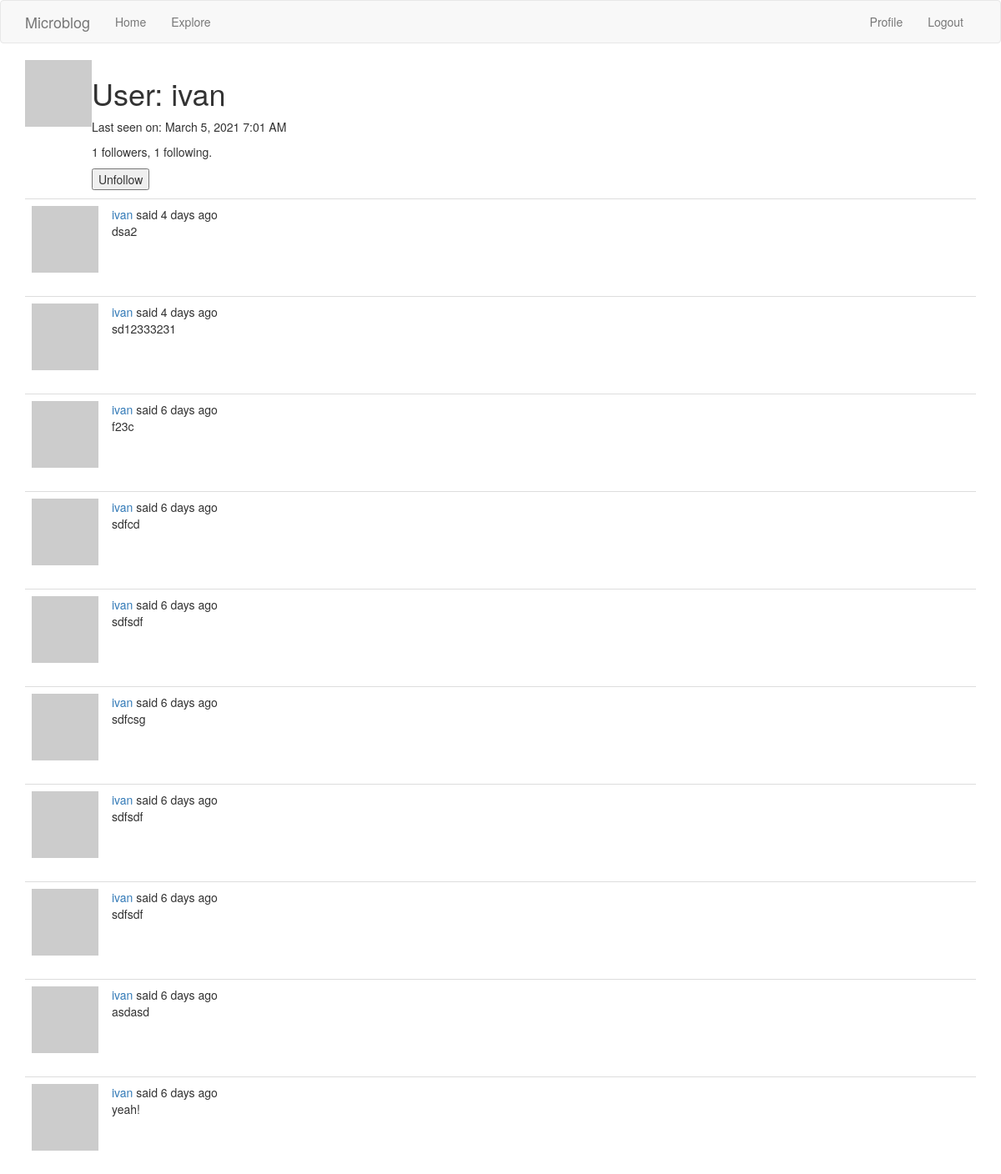
The page /user/ivan (signed in) on the database its author committed.
### app/models.py (models this page shows, shortened)
class User(UserMixin, db.Model):
    id = db.Column(db.Integer, primary_key=True)
    username = db.Column(db.String(64), index=True, unique=True)
    email = db.Column(db.String(120), index=True, unique=True)
    password_hash = db.Column(db.String(128))
    posts = db.relationship('Post', backref='author', lazy='dynamic')
    about_me = db.Column(db.String(140))
    last_seen = db.Column(db.DateTime, default=datetime.utcnow)
    followed = db.relationship(
        'User',
        secondary=followers,
        primaryjoin=(followers.c.follower_id == id),
        secondaryjoin=(followers.c.followed_id == id),
        backref=db.backref('followers', lazy='dynamic'),
        lazy='dynamic'
    )
    def avatar(self, size):
        lower_email = str(self.email).lower()
        digest = md5(lower_email.encode('utf-8')).hexdigest()
        return 'https://www.gravatar.com/avatar/{}?d=identicon&s={}'.format(digest, size)
    def is_following(self, user):
        return self.followed.filter(followers.c.followed_id == user.id).count() > 0

class Post(db.Model):
    id = db.Column(db.Integer, primary_key=True)
    body = db.Column(db.String(140))
    timestamp = db.Column(db.DateTime, index=True, default=datetime.utcnow)
    user_id = db.Column(db.Integer, db.ForeignKey('user.id'))

### app/routes.py (the view)
@app.route('/user/<username>')
@login_required
def user(username):
    user = User.query.filter_by(username=username).first_or_404()
    page = request.args.get('page', 1, type=int)
    posts = user.posts.order_by(Post.timestamp.desc()).paginate(
        page, app.config['POSTS_PER_PAGE'], False)
    next_url = url_for('user', username=user.username, page=posts.next_num) \
        if posts.has_next else None
    prev_url = url_for('user', username=user.username, page=posts.prev_num) \
        if posts.has_prev else None
    form = EmptyForm()
    return render_template('user.jinja', user=user, posts=posts.items,
                           next_url=next_url, prev_url=prev_url, form=form)

### app/forms.py
class EmptyForm(FlaskForm):
    submit = SubmitField(_l('Submit'))

### app/models.py (called while the page is built)
@login.user_loader
def load_user(user_id):
    return User.query.get(int(user_id))

### app/routes.py (called while the page is built)
@app.before_request
def before_request():
    if current_user.is_authenticated:
        current_user.last_seen = datetime.utcnow()
        db.session.commit()

### app/templates/user.jinja (shortened to what this page needs)
{% extends "base.jinja" %}
{% block app_content %}
    <table>
        <tr valign="top">
            <td><img src="{{ user.avatar(128) }}"></td>
            <td>
                <h1>User: {{ user.username }}</h1>
                {% if user.last_seen %}
                    <p>{{ _('Last seen on:') }} {{ moment(user.last_seen).format('LLL') }}</p>
                {% endif %}
                <p>{{ user.followers.count() }} {{ _('followers') }}, {{ user.followed.count() }} {{ _('following') }}.</p>
                {% if user == current_user %}
                <p><a href="{{ url_for('edit_profile') }}">{{ _('Edit your profile') }}</a></p>
                {% else %}
                <p>
                    <form action="{{ url_for('unfollow', username=user.username) }}" method="post">
                        {{ form.submit(value='Unfollow') }}
                    </form>
                </p>
                {% endif %}
            </td>
        </tr>
    </table>
    {% for post in posts %}
        {% include '_post.jinja' %}
    {% endfor %}
{% endblock %}

### app/templates/_post.jinja (shortened to what this page needs)
<table class="table table-hover">
    <tr>
        <td width="70px">
            <a href="{{ url_for('user', username=post.author.username) }}">
                <img src="{{ post.author.avatar(70) }}" />
            </a>
        </td>
        <td>
            {{ _('%(username)s said %(when)s',
                username=user_link, when=moment(post.timestamp).fromNow()) }}
            <br>
            {{ post.body }}
        </td>
    </tr>
</table>

### rows shown on the page
User: username "ivan", last_seen "March 5, 2021 7:01 AM"
Post: body "dsa2"
Post: body "sd12333231"
Post: body "f23c"
Post: body "sdfcd"
Post: body "sdfsdf"
Post: body "sdfcsg"
Post: body "sdfsdf"
Post: body "sdfsdf"
Post: body "asdasd"
Post: body "yeah!"

### other values the page prints
{{ user.followers.count() }} "1"
{{ user.followed.count() }} "1"
